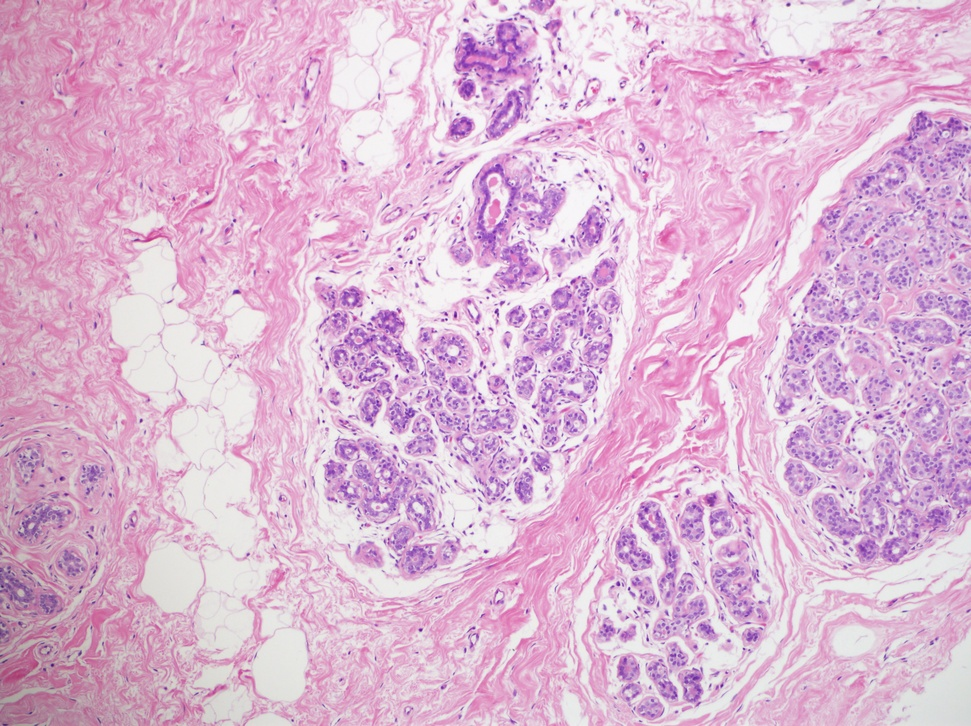
#> input picture Image_23615.jpg, 971 x 726 px, shrunk from 4140 x 3096 before the run
$ python tubule.py Image_23615.jpg 5 5   (older library calls are emulated)
#> lines starting #> are read from the running program, lines starting #| are printed output that depends on the picture
# -*- coding: utf-8 -*-

from skimage import io
from skimage.color import label2rgb
from skimage.filters import gaussian
from skimage.feature import peak_local_max
from skimage.measure import label, regionprops
from skimage.morphology import disk, watershed, binary_opening, binary_closing
from skimage.future.graph import ncut, rag_mean_color
from skimage.segmentation import clear_border, find_boundaries, mark_boundaries, quickshift, slic

from scipy.ndimage.measurements import find_objects
from scipy import ndimage as ndi

from sklearn import cluster

from PIL import Image

import os
import sys

import numpy as np
import matplotlib.pyplot as plt
import matplotlib.patches as mpatches

np.set_printoptions(threshold=np.nan)

cluster_num = 3


def rgb2gray(rgb):

    return 0.2125 * rgb[0] + 0.7154 * rgb[1] + 0.0721 * rgb[2]


def rgb2rgba(img):

    img_pil_rgb = Image.fromarray(img)

    img_pil_rgba = img_pil_rgb.convert("RGBA")

    img_rgba = np.asarray(img_pil_rgba)

    img_rgba.setflags(write=1)

    return img_rgba


path = sys.argv[1]

image = io.imread(path)
#> image is the input picture: shape (726, 971, 3); mean R, G, B 221.6, 184.5, 212.5

image = image[:, :, :3]

w, h, d = image.shape
#> w = 726; h = 971; d = 3

pixels = np.reshape(image, (w * h, d))

kmeans = cluster.KMeans(n_clusters=cluster_num)

kmeans.fit(pixels)

labels = kmeans.labels_.reshape((w, h))

image_ = np.copy(image)

tubule = np.zeros((w, h))

graies = [(rgb2gray(np.average(image[labels == i], axis=0)), i) for i in xrange(cluster_num)]
#> graies = [(184.3, 0), (225.2, 1), (140.8, 2)]

graies.sort()

tubule[labels == graies[-1][1]] = 1

cleared = clear_border(tubule)

closed = binary_closing(cleared, disk(int(sys.argv[2])))

filled = ndi.binary_fill_holes(closed)

opened = binary_opening(filled, disk(int(sys.argv[3])))

labeled = label(opened)

boundaries = find_boundaries(labeled, mode="inner")

ax1 = plt.subplot2grid((2, 4), (0, 0))

ax1.imshow(image)

ax2 = plt.subplot2grid((2, 4), (1, 0))

ax2.imshow(tubule)

ax3 = plt.subplot2grid((2, 4), (0, 1))

ax3.imshow(cleared)

ax4 = plt.subplot2grid((2, 4), (1, 1))

ax4.imshow(closed)

ax5 = plt.subplot2grid((2, 4), (0, 2))

ax5.imshow(filled)

ax6 = plt.subplot2grid((2, 4), (1, 2))

ax6.imshow(opened)

ax7 = plt.subplot2grid((2, 4), (0, 3))

ax7.imshow(label2rgb(labeled, image=image))
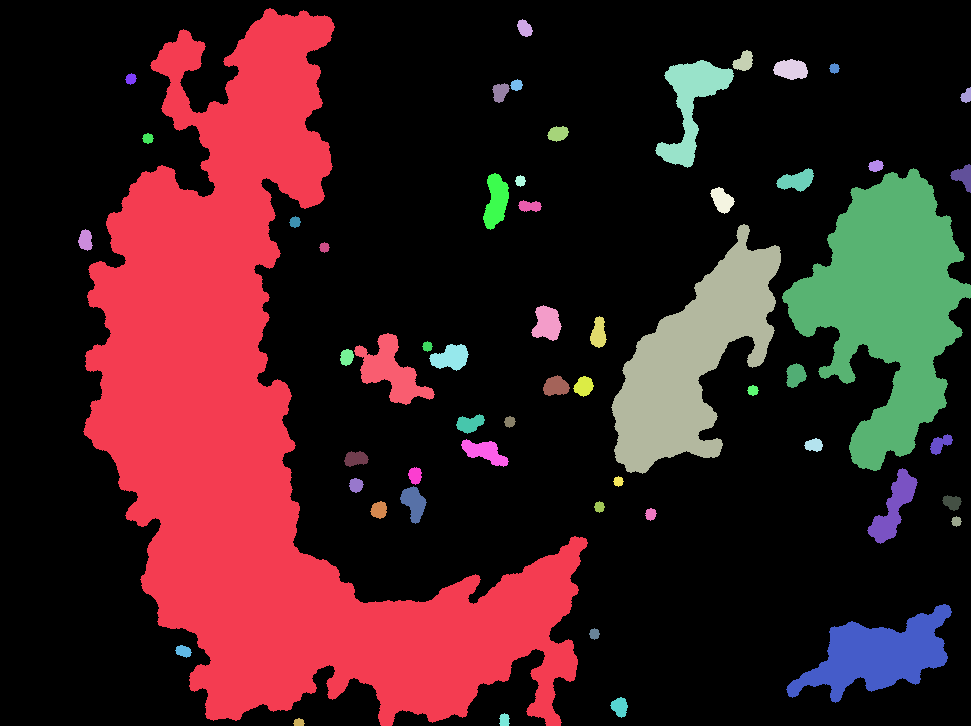
#> labeled: shape (726, 971) int32; 57 distinct labels, from 0 to 56; one colour per label, 0 black

for region in regionprops(labeled):

    minr, minc, maxr, maxc = region.bbox

    rect = mpatches.Rectangle((minc, minr), maxc - minc, maxr - minr, fill=0, edgecolor='red', linewidth=2)

    ax7.add_patch(rect)
#> this loop made 56 passes
#> (minr, minc, maxr, maxc) on passes 1 to 12: (8, 83, 726, 588), (19, 517, 37, 533), (50, 732, 71, 753), (59, 773, 80, 808), (60, 655, 168, 734), (63, 829, 74, 840), (73, 125, 85, 137), (79, 510, 91, 523), (83, 492, 103, 510), (87, 960, 103, 971), (126, 547, 142, 569), (133, 142, 144, 154)

ax8 = plt.subplot2grid((2, 4), (1, 3))

ax8.imshow(mark_boundaries(image, boundaries, color=(1, 0, 0)))

plt.show()
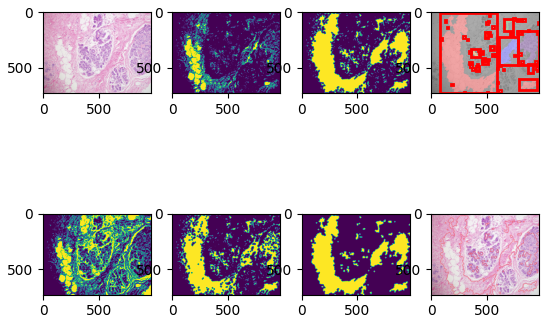
#> figure drawn by matplotlib, 8 panels

# _, axes = plt.subplots(2, 3)
#
# axes[0][0].imshow(image)
#
# axes[1][0].imshow(tubule)
#
# axes[0][1].imshow(cleared)
#
# axes[1][1].imshow(closed)
#
# axes[0][2].imshow(filled)
#
# axes[1][2].imshow(label2rgb(labeled, image=image))
#
# for region in regionprops(labeled):
#
#     minr, minc, maxr, maxc = region.bbox
#
#     rect = mpatches.Rectangle((minc, minr), maxc - minc, maxr - minr, fill=0, edgecolor='red', linewidth=2)
#
#     axes[1][2].add_patch(rect)
#
# plt.show()

# kernel_size = cluster.estimate_bandwidth(np.reshape(image_, (w * h, d)), n_samples=1000)
#
# print kernel_size
#
# segments = quickshift(image_, ratio=0.5, kernel_size=kernel_size)
#
# # segments = slic(image)
#
# print len(np.unique(segments))
#
# plt.subplot(1, 2, 1)
#
# plt.imshow(mark_boundaries(image, segments))
#
# rag = rag_mean_color(image_, segments, mode="similarity")
#
# cut = ncut(segments, rag)
#
# print len(np.unique(cut))
#
# plt.subplot(1, 2, 2)
#
# plt.imshow(mark_boundaries(image, cut))
#
# plt.show()
#
# path = path.split('.')[0]
#
# if not os.path.exists(path):
#
#     os.mkdir(path)
#
# for i, superpixel in enumerate(np.unique(cut)):
#
#     plt.figure(i)
#
#     img = rgb2rgba(image)
#
#     img[cut == superpixel] = (0, 255, 0, 100)
#
#     plt.imshow(img)
#
#     plt.savefig("%s/%d.png" % (path, i))

$ run again, on Image_23618.jpg
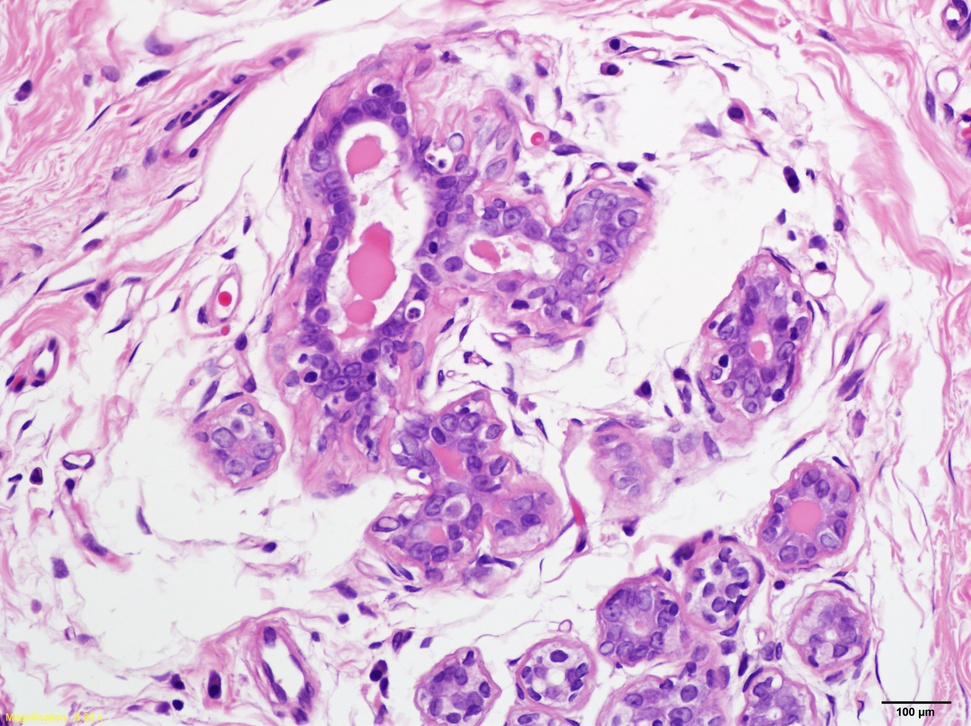
#> input picture Image_23618.jpg, 971 x 726 px, shrunk from 4140 x 3096 before the run
#> image is the input picture: shape (726, 971, 3); mean R, G, B 218.4, 186.3, 218.9
#> graies = [(171.1, 0), (99.98, 1), (231, 2)]
#> `ax7.imshow(label2rgb(labeled, image=image))`:
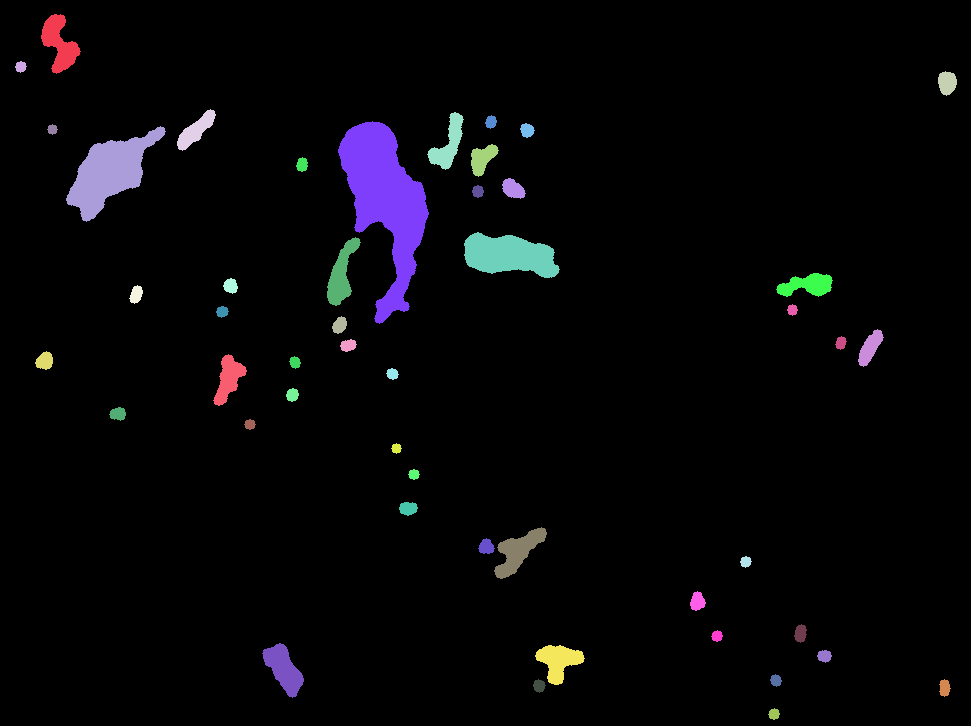
#> labeled: shape (726, 971) int32; 49 distinct labels, from 0 to 48; one colour per label, 0 black
#> the loop `for region in regionprops(labeled): ` made 48 passes
#> (minr, minc, maxr, maxc) on passes 1 to 8: (14, 41, 74, 81), (61, 15, 73, 27), (71, 938, 96, 957), (109, 177, 151, 216), (112, 427, 170, 464), (115, 485, 129, 497), (121, 338, 324, 429), (123, 520, 138, 535)

$ run again, on Image_23623.jpg
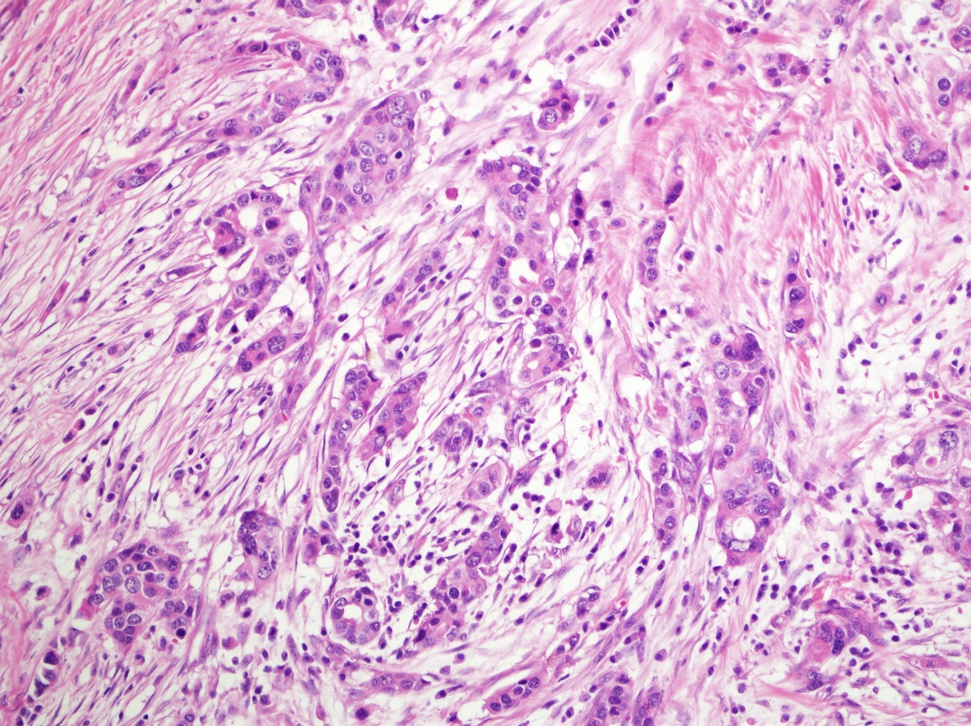
#> input picture Image_23623.jpg, 971 x 726 px, shrunk from 4140 x 3096 before the run
#> image is the input picture: shape (726, 971, 3); mean R, G, B 220.9, 180.2, 214.9
#> graies = [(225.9, 0), (114.8, 1), (176.7, 2)]
#> `ax7.imshow(label2rgb(labeled, image=image))`:
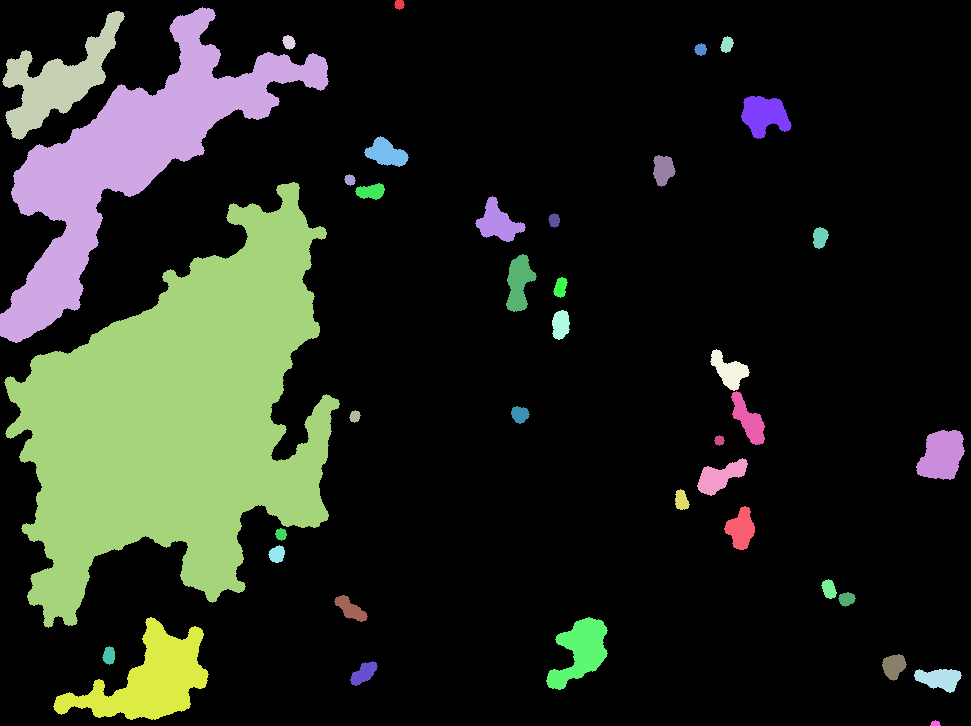
#> labeled: shape (726, 971) int32; 40 distinct labels, from 0 to 39; one colour per label, 0 black
#> the loop `for region in regionprops(labeled): ` made 39 passes
#> (minr, minc, maxr, maxc) on passes 1 to 8: (0, 394, 10, 405), (7, 0, 343, 329), (11, 2, 140, 125), (35, 282, 50, 296), (36, 720, 53, 734), (43, 694, 56, 707), (96, 741, 139, 792), (136, 364, 167, 409)

$ run again, on Image_23624.jpg
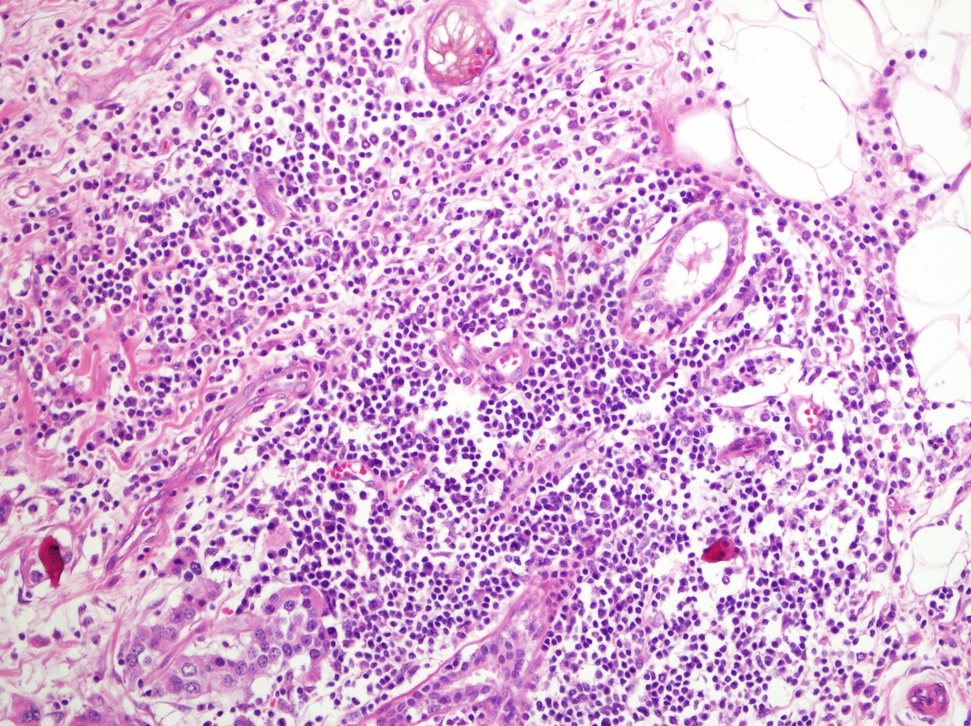
#> input picture Image_23624.jpg, 971 x 726 px, shrunk from 4140 x 3096 before the run
#> image is the input picture: shape (726, 971, 3); mean R, G, B 215.1, 174.7, 213.7
#> graies = [(231.7, 0), (94.85, 1), (168.3, 2)]
#> `ax7.imshow(label2rgb(labeled, image=image))`:
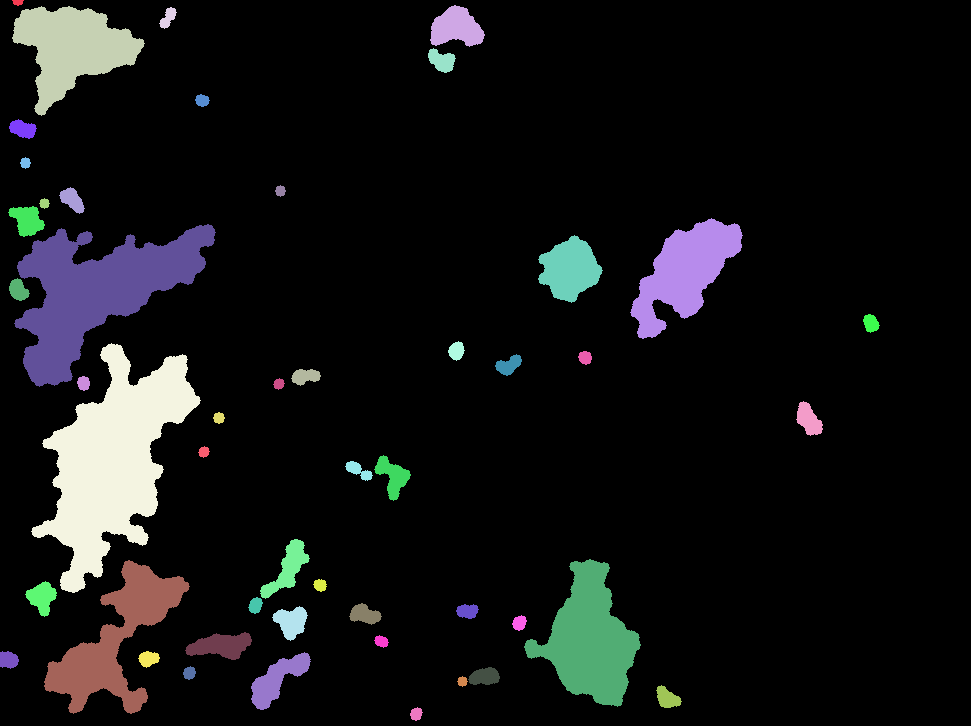
#> labeled: shape (726, 971) int32; 50 distinct labels, from 0 to 49; one colour per label, 0 black
#> the loop `for region in regionprops(labeled): ` made 49 passes
#> (minr, minc, maxr, maxc) on passes 1 to 8: (0, 12, 6, 24), (5, 430, 47, 485), (6, 12, 116, 145), (7, 159, 29, 177), (48, 428, 73, 456), (94, 195, 107, 210), (119, 9, 139, 37), (157, 20, 169, 31)
